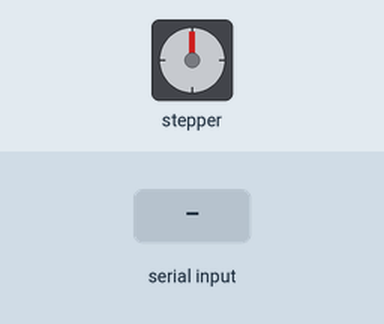
Simulated run of this sketch. Board: Arduino Uno, built with avr-gcc and run on an emulated ATmega328P. Shown: stepper motor. Wiring (inferred from the names in the program): stepper motor (2048 steps per turn assumed): coils pin 10, pin 11, pin 12, pin 13. The test bench sets the inputs (shaded band).

Above: at 1.2 s.
1.3 s: "o" received over the second serial link
At 1.76 s:
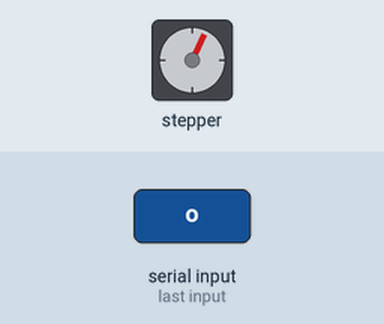
At 2.36 s:
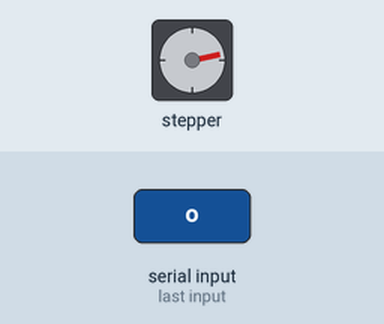
4.3 s: "c" received over the second serial link
At 4.47 s:
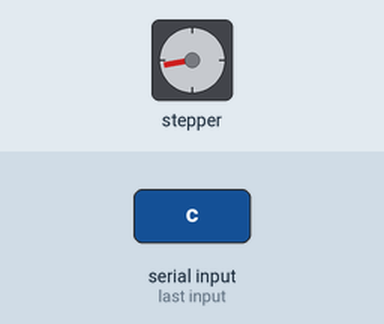
Timing chart, 0 to 11.2 s (numbered marks = the images above; inputs shaded):
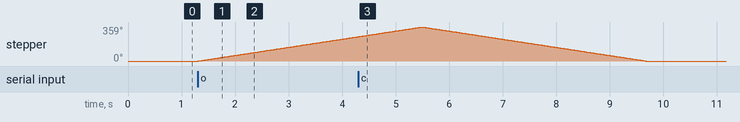

The sketch:

slave.ino
```cpp
#include <SoftwareSerial.h>

#define IN1 10      //stepmotor pin
#define IN2 11      //stepmotor pin
#define IN3 12      //stepmotor pin
#define IN4 13      //stepmotor pin
#define bt_rx 8
#define bt_tx 9

SoftwareSerial bt(bt_rx,bt_tx);

void clockwise();
void c_clockwise();
void set_state(int i);
void open(int num);
void close(int num);

char val;     //command
int cnt=0;
char blind='c';//blind state
int state[8] = {0b1000, 0b1100, 0b0100, 0b0110, 0b0010, 0b0011, 0b0001, 0b1001};
void setup() {
  pinMode(IN1,1); //stepmotor pin - output
  pinMode(IN2,1); //stepmotor pin - output
  pinMode(IN3,1); //stepmotor pin - output
  pinMode(IN4,1); //stepmotor pin - output
  bt.begin(9600);
}

void loop() {
  if(bt.available()){
      val=bt.read(); //read command
      if(blind=='o'){
          if(val=='c'){
            cnt=0;
            close(1);
            blind='c';
          }
      }
      if(blind=='c'){
          if(val=='o'){
            cnt=0;
            open(1);
            blind='o';
          }
      }
  }
}

void set_state(int i){
  digitalWrite(IN1,bitRead(state[i],0)); //state arry 0 bit read
  digitalWrite(IN2,bitRead(state[i],1));
  digitalWrite(IN3,bitRead(state[i],2));
  digitalWrite(IN4,bitRead(state[i],3));
}
void clockwise(){
  for(int i=7;i>=0;i--){
  set_state(i);
  delay(1);
  }
}
void c_clockwise(){
  for(int i=0;i<8;i++){
  set_state(i);
  delay(1);
  }
}
void open(int num){
  while(cnt<(512*num)){//1 Stride Angle 5.625/64
    clockwise();      //(5.625/64)8 * 512 -> 360
    cnt++;
  }
}
void close(int num){
  while(cnt<(512*num)){
    c_clockwise();
    cnt++;
  }
}
```

Measured:
- after the input at 1.3 s, stepper: keeps turning clockwise at about 86°/s, starting at once
